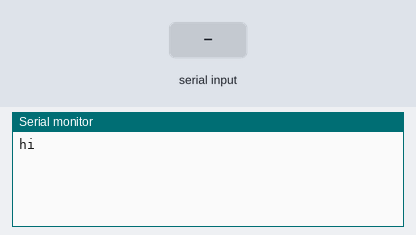
The sketch below on a simulated Arduino Mega 2560, built with avr-gcc and run on an emulated ATmega2560. Parts: the last lines printed to the serial monitor. The test bench sets the inputs (shaded band). The modem accepts every AT command (registered, SIM ready, sends succeed) and sends nothing else.

Above: at 1.2 s.
1.3 s: "0" received over Serial
At 2.5 s:
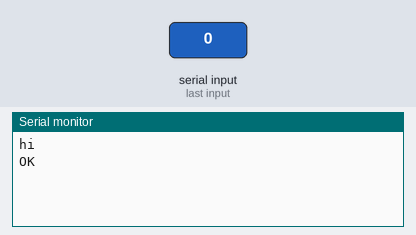
2.8 s: "0" received over the second serial link
At 3.7 s:
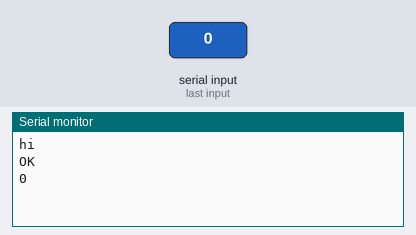
4.3 s: "1" received over Serial
At 5.4 s:
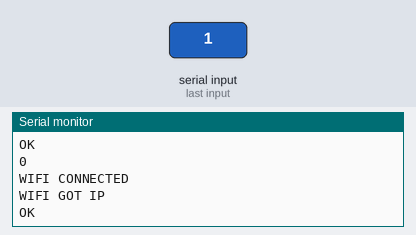
5.8 s: "3" received over Serial
At 7.0 s:
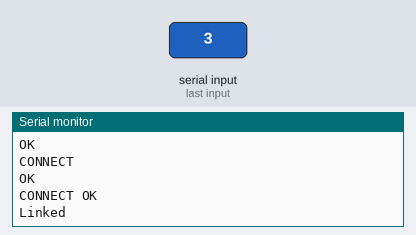
7.3 s: "4" received over Serial
At 7.9 s:
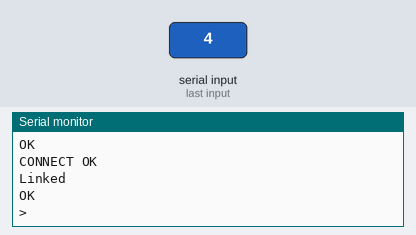
8.8 s: "5" received over Serial
At 9.5 s:
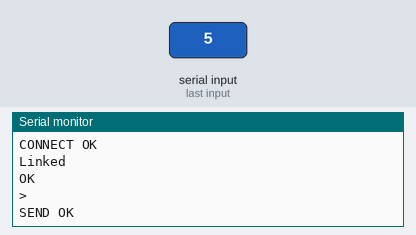

Measured:
- after the input at 1.3 s, the serial monitor: prints a new line at once (image 1)
- after the input at 2.8 s, the serial monitor: prints a new line at once (image 2)
- after the input at 4.3 s, the serial monitor: prints a new line after 0.05 s (image 3)
- after the input at 5.8 s, the serial monitor: prints a new line at once (image 4)
- after the input at 7.3 s, the serial monitor: prints a new line at once (image 5)
- after the input at 8.8 s, the serial monitor: prints a new line after 0.10 s (image 6)

The sketch:

project_weather.prototype.ino
```cpp
String query = "GET /wid/queryDFSRSS.jsp?zone=1132068100 HTTP/1.1\r\nHost: www.kma.go.kr\r\nConnection: close\r\n\r\n";
const char* sky[4] = { "sunny", "cloudy", "rainny", "rainy" };
void setup() {
  Serial.begin(9600);
  Serial1.begin(9600);
  Serial.println("hi");
}

int temperature, pop, skycode;

void loop() {
  if (Serial.available()) {
    char c = Serial.read();
    if (c == '0') {
      Serial1.println("AT");
    } else if (c == '1') {
      Serial1.println("AT+CWJAP=\"SK_WiFiGIGAE3E8_2.4G\",\"CCY3B@7401\"");
    } else if (c == '2') {
      Serial1.println("AT+CWQAP");
    } else if (c == '3') {
      Serial1.println("AT+CIPSTART=\"TCP\",\"www.kma.go.kr\",80");
    } else if (c == '4') {
      Serial1.println("AT+CIPSEND=" + String(query.length()));
    } else if (c == '5') {
      Serial1.println(query);

    }
  }
  if (Serial1.available()) {
    Serial.write(Serial1.read());
  }
}
```
